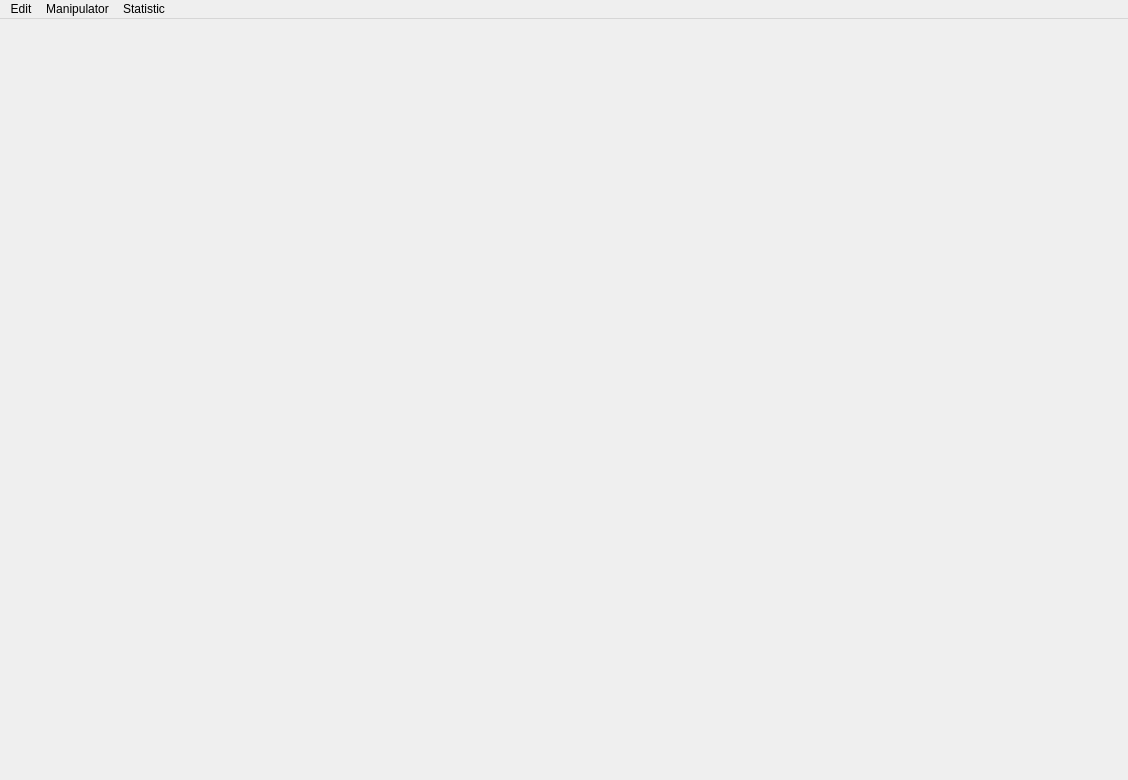
<?xml version="1.0" encoding="UTF-8"?>
<ui version="4.0">
 <class>MainWindow</class>
 <widget class="QMainWindow" name="MainWindow">
  <property name="geometry">
   <rect>
    <x>0</x>
    <y>0</y>
    <width>1128</width>
    <height>780</height>
   </rect>
  </property>
  <property name="windowTitle">
   <string>Object editor</string>
  </property>
  <property name="locale">
   <locale language="English" country="UnitedStates"/>
  </property>
  <widget class="QWidget" name="centralwidget"/>
  <widget class="QMenuBar" name="menubar">
   <property name="geometry">
    <rect>
     <x>0</x>
     <y>0</y>
     <width>1128</width>
     <height>21</height>
    </rect>
   </property>
   <widget class="QMenu" name="menuEdit">
    <property name="title">
     <string>Edit</string>
    </property>
    <addaction name="actionUndo"/>
    <addaction name="actionRedo"/>
    <addaction name="separator"/>
    <addaction name="actionDelete"/>
    <addaction name="separator"/>
    <addaction name="actionAdd_bone"/>
    <addaction name="actionAdd_LOD"/>
    <addaction name="actionAdd_material"/>
    <addaction name="separator"/>
    <addaction name="actionAdd_model_from_Blender"/>
    <addaction name="actionAdd_model_from_3DMax"/>
    <addaction name="actionAdd_model_from_obj"/>
    <addaction name="separator"/>
    <addaction name="actionAdd_animation_from_fbx"/>
    <addaction name="separator"/>
    <addaction name="actionAdd_ambient_light"/>
    <addaction name="actionAdd_direct_light"/>
   </widget>
   <widget class="QMenu" name="menuManipulator">
    <property name="title">
     <string>Manipulator</string>
    </property>
    <addaction name="actionSetMoveManipulator"/>
    <addaction name="actionSetRotationManipulator"/>
    <addaction name="actionSetScaleManipulator"/>
    <addaction name="separator"/>
    <addaction name="actionSetLocalOrientation"/>
    <addaction name="actionSetGlobalOrientation"/>
   </widget>
   <widget class="QMenu" name="menuStatistic">
    <property name="title">
     <string>Statistic</string>
    </property>
    <addaction name="actionStatistic"/>
   </widget>
   <addaction name="menuEdit"/>
   <addaction name="menuManipulator"/>
   <addaction name="menuStatistic"/>
  </widget>
  <action name="actionAdd_bone">
   <property name="text">
    <string>Add bone</string>
   </property>
  </action>
  <action name="actionUndo">
   <property name="text">
    <string>Undo</string>
   </property>
   <property name="shortcut">
    <string>Ctrl+Z</string>
   </property>
  </action>
  <action name="actionRedo">
   <property name="text">
    <string>Redo</string>
   </property>
   <property name="shortcut">
    <string>Ctrl+Y</string>
   </property>
  </action>
  <action name="actionDelete">
   <property name="text">
    <string>Delete</string>
   </property>
   <property name="shortcut">
    <string>Del</string>
   </property>
  </action>
  <action name="actionAdd_animation_from_fbx">
   <property name="text">
    <string>Add animation from fbx</string>
   </property>
  </action>
  <action name="actionSetMoveManipulator">
   <property name="checkable">
    <bool>true</bool>
   </property>
   <property name="text">
    <string>Moving</string>
   </property>
   <property name="shortcut">
    <string>G</string>
   </property>
  </action>
  <action name="actionSetRotationManipulator">
   <property name="checkable">
    <bool>true</bool>
   </property>
   <property name="text">
    <string>Rotation</string>
   </property>
   <property name="shortcut">
    <string>R</string>
   </property>
  </action>
  <action name="actionSetLocalOrientation">
   <property name="checkable">
    <bool>true</bool>
   </property>
   <property name="text">
    <string>Local orientation</string>
   </property>
   <property name="shortcut">
    <string>Ctrl+L</string>
   </property>
  </action>
  <action name="actionSetGlobalOrientation">
   <property name="checkable">
    <bool>true</bool>
   </property>
   <property name="text">
    <string>Global orientation</string>
   </property>
   <property name="shortcut">
    <string>Ctrl+G</string>
   </property>
  </action>
  <action name="actionAdd_LOD">
   <property name="text">
    <string>Add LOD</string>
   </property>
  </action>
  <action name="actionAdd_direct_light">
   <property name="text">
    <string>Add direct light</string>
   </property>
  </action>
  <action name="actionStatistic">
   <property name="text">
    <string>Statistic window</string>
   </property>
  </action>
  <action name="actionAdd_ambient_light">
   <property name="text">
    <string>Add ambient light</string>
   </property>
  </action>
  <action name="actionSetScaleManipulator">
   <property name="checkable">
    <bool>true</bool>
   </property>
   <property name="text">
    <string>Scale</string>
   </property>
   <property name="shortcut">
    <string>S</string>
   </property>
  </action>
  <action name="actionAdd_model_from_Blender">
   <property name="text">
    <string>Add model from Blender's fbx</string>
   </property>
  </action>
  <action name="actionAdd_model_from_3DMax">
   <property name="text">
    <string>Add model from 3DMax's fbx</string>
   </property>
  </action>
  <action name="actionAdd_model_from_obj">
   <property name="text">
    <string>Add model from obj</string>
   </property>
  </action>
  <action name="actionAdd_material">
   <property name="text">
    <string>Add material</string>
   </property>
  </action>
 </widget>
 <resources/>
 <connections/>
</ui>
